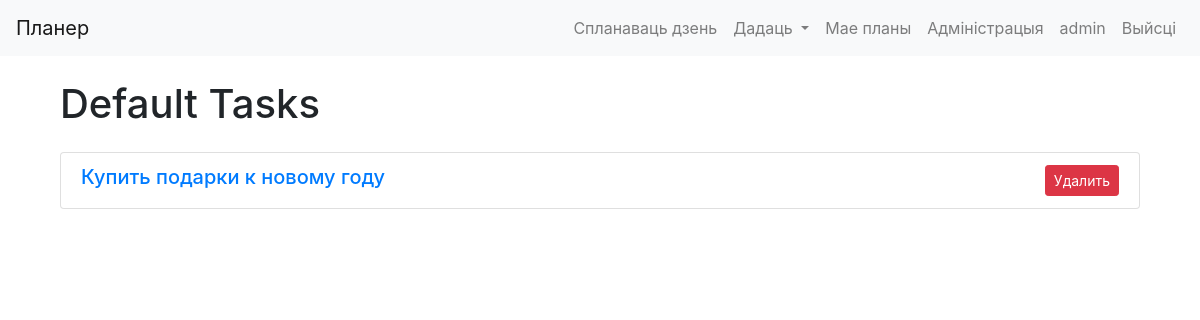
Before: /calendar/view_default_tasks/ (signed in) with the older database file.
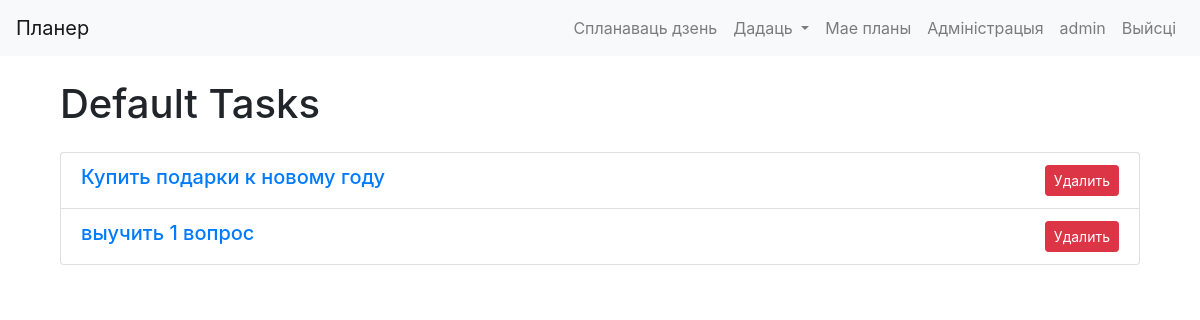
After: the same page with the newer database file.
### cal/models.py (models this page shows, shortened)
class DefaultPlan(models.Model):
    name = models.CharField(max_length=63)
    time_a_day = models.DurationField()

class DefaultTask(DefaultPlan):
    due_date = models.DateField()

class DefaultPlan(models.Model):
    name = models.CharField(max_length=63)
    time_a_day = models.DurationField()

### cal/views.py (the view)
# urls.py: path('view_default_tasks/', views.view_default_tasks, name='view_default_tasks'),
@login_required
@user_passes_test(admin_check)
def view_default_tasks(request):
    tasks = DefaultTask.objects.all()
    return render(request, 'cal/view_default_tasks.html', {'tasks': tasks})

### cal/views.py (called while the page is built)
def admin_check(user):
    return user.is_superuser

### cal/templates/cal/view_default_tasks.html (shortened to what this page needs)
{% extends "cal/layout.html" %}
{% load static %}
{% block content %}
<div class="container-fluid">
    <h1 class="my-4">Default Tasks</h1>
    <div class="row">
      <div class="col">
        <div class="list-group">
          {% for task in tasks %}
            <div class="list-group-item">
              <div class="d-flex w-100 justify-content-between">
                <a href="{% url 'cal:edit_default_task' task.id %}">
                  <h5 class="mb-1">{{ task.name }}</h5>
                </a>
                <form method="post" action="{% url 'cal:delete_default_task' task.id %}">
                  <button class="btn btn-danger btn-sm" type="submit">Удалить</button>
                </form>
              </div>
            </div>
          {% endfor %}
        </div>
      </div>
    </div>
  </div>
  </div>
{% endblock %}

Changed rows visible on the page:
added DefaultTask: name "выучить 1 вопрос"
